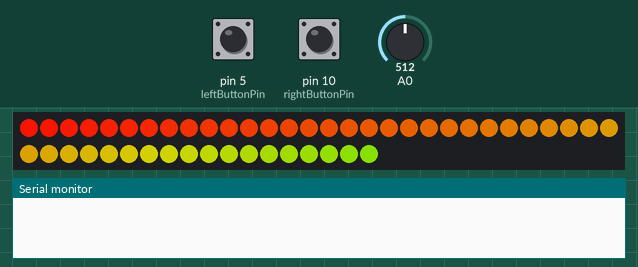
Simulated run of this sketch. Board: Arduino Uno, built with avr-gcc and run on an emulated ATmega328P. On the bench: 48 RGB LEDs in strip order, left to right, continuing on the next row, the last lines printed to the serial monitor. Inputs (shaded band) come from the test bench; at power-on: pin 5 (leftButtonPin) HIGH, pin 10 (rightButtonPin) HIGH, A0 = 512. Dim RGB values are drawn brighter than linear.

Above: at 1.2 s.
1.3 s: pin 5 (leftButtonPin) pulled LOW for 1 s
At 2.7 s:
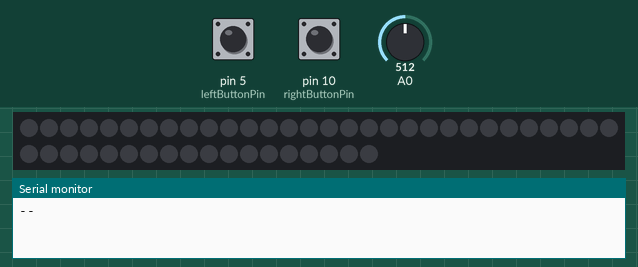
3.8 s: pin 10 (rightButtonPin) pulled LOW for 0.15 s
At 4.42 s:
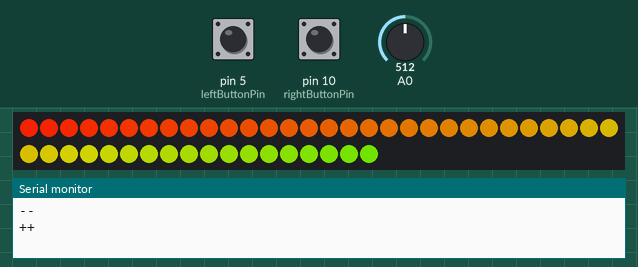
4.5 s: pin 10 (rightButtonPin) pulled LOW for 1 s
At 5.3 s:
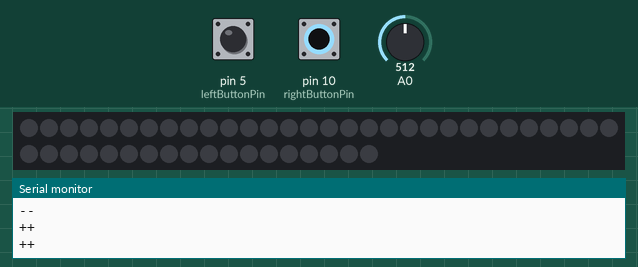
7.0 s: A0 set to 716
At 7.13 s:
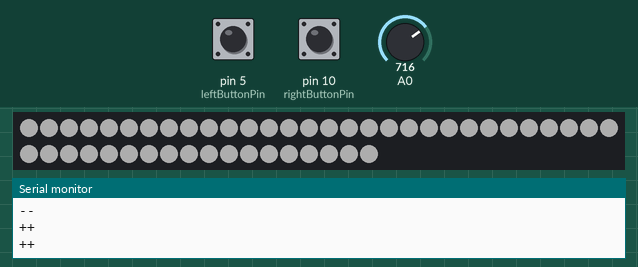
8.6 s: pin 5 (leftButtonPin) pulled LOW for 0.15 s
At 8.8 s:
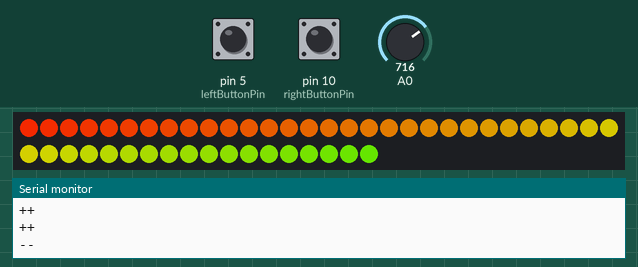
9.3 s: pin 5 (leftButtonPin) pulled LOW for 3.2 s
At 10.5 s:
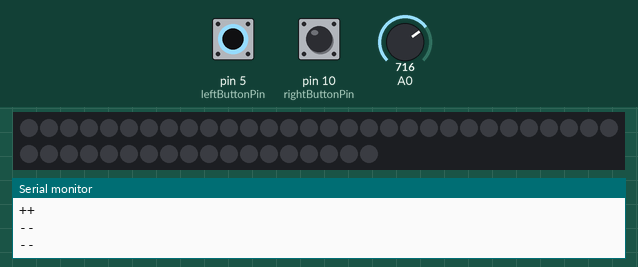
Timing chart, 0 to 12.3 s (numbered marks = the images above; inputs shaded):
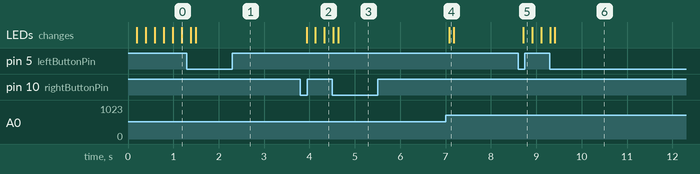

The sketch:

V2.ino
```cpp
//Neopixel stuff ----------------------------------------
#include <Adafruit_NeoPixel.h>
#ifdef __AVR__
#include <avr/power.h>
#endif

// Which pin on the Arduino is connected to the NeoPixels?
// On a Trinket or Gemma we suggest changing this to 1
#define PIN            6

// How many NeoPixels are attached to the Arduino?
#define NUMPIXELS      48

Adafruit_NeoPixel pixels = Adafruit_NeoPixel(NUMPIXELS, PIN, NEO_GRB + NEO_KHZ800);

//Neopixel stuff ends here----------------------------------------


//Button and switch stuff ----------------------------------------
const int leftButtonPin = 5;
const int rightButtonPin = 10;
int leftButtonCounter = 0;
bool prevLeftButtonPressed = false;

int rightButtonCounter = 0;
bool prevRightButtonPressed = false;

bool LEDOn = true;

const int interruptPin = 0;
const int switchPin = 11;

int animationMode = 3;

//Button and switch stuff ends here----------------------------------------

//rainbow animation----------------------------------------

unsigned long previousMillis = 0;        // will store last time LED was updated
const long interval = 20;           // interval at which to blink (milliseconds)
long rainbowCounter = 0;

int animationThreashold = 8;
int animationCounter = 0;
int prevAnimationMode = 0;
//rainbow animation ends here----------------------------------------

//microphone stuff----------------------------------------
const int sampleWindow = 100; // Sample window width in mS (250 mS = 4Hz)
unsigned int knock;
int micBrightness;
//microphone stuff ends here----------------------------------------
void setup() {
  Serial.begin(9600);
  pixels.begin();
  pinMode(leftButtonPin, INPUT_PULLUP);
  pinMode(rightButtonPin, INPUT_PULLUP);
  pinMode(switchPin, INPUT_PULLUP);
  attachInterrupt(digitalPinToInterrupt(switchPin), powerSwitch, CHANGE);

}

void loop() {
  if (LEDOn) {
    sampleMic();
    //check the switch
    //  bool slideSwitch = CircuitPlayground.slideSwitch();

    //check the button
    bool leftButtonPressed = digitalRead(leftButtonPin);
    bool rightButtonPressed = digitalRead(rightButtonPin);
    leftButtonPressed = !leftButtonPressed;
    rightButtonPressed = !rightButtonPressed;

    if (leftButtonPressed ) {
      if (!prevLeftButtonPressed) {
        //leftButtonCounter++;
        animationMode --;
        Serial.println("--");
      }
    }


    if (rightButtonPressed ) {
      if (!prevRightButtonPressed) {
        //rightButtonCounter++;
        animationMode++;
        Serial.println("++");
      }
    }

    prevLeftButtonPressed = leftButtonPressed;
    prevRightButtonPressed = rightButtonPressed;


    if (animationMode > 3) {
      animationMode = 1;
    } else if (animationMode < 1) {
      animationMode = 3;
    }

    if (animationMode == 1) {
      whiteVolumeMode();
    } else if (animationMode == 2) {
      whiteVolumeMode();
    } else if (animationMode == 3) {
      rainbowMode();
    } else {
    }
  } else {
    for (int i = 0; i < pixels.numPixels(); i++) {
      pixels.setPixelColor(i, 0, 0, 0);
    }
    pixels.show();
  }
}

void powerSwitch() {
  LEDOn = digitalRead(switchPin);
  Serial.println(LEDOn);
}
void sampleMic() {
  unsigned long start = millis(); // Start of sample window
  unsigned int peakToPeak = 0;   // peak-to-peak level

  unsigned int signalMax = 0;
  unsigned int signalMin = 1024;

  // collect data for 250 miliseconds
  while (millis() - start < sampleWindow)
  {
    knock = analogRead(0);
    if (knock < 1024)  //This is the max of the 10-bit ADC so this loop will include all readings
    {
      if (knock > signalMax)
      {
        signalMax = knock;  // save just the max levels
      }
      else if (knock < signalMin)
      {
        signalMin = knock;  // save just the min levels
      }
    }
  }
  peakToPeak = signalMax - signalMin;  // max - min = peak-peak amplitude
  micBrightness = (peakToPeak * 256) / 1024;  // convert to brightness
}

void whiteVolumeMode() {
  for (int i = 0; i < pixels.numPixels(); i++) {
    pixels.setPixelColor(i, micBrightness, micBrightness, micBrightness);
  }
  pixels.show();

}

void rainbowMode() {
  rainbowCounter++;
  if (rainbowCounter == 256) {
    rainbowCounter = 0;
  }
  rainbow();
}


void rainbow() {
  uint16_t i, j;
  unsigned long currentMillis = millis();

  //  for (j = 0; j < 256; j++) {
  for (i = 0; i < pixels.numPixels(); i++) {
    //if (currentMillis - previousMillis >= interval) {
    pixels.setPixelColor(i, Wheel((i + rainbowCounter) & 255));
    //}
    pixels.show();
  }
  //  }
}


// Input a value 0 to 255 to get a color value.
// The colours are a transition r - g - b - back to r.
uint32_t Wheel(byte WheelPos) {
  WheelPos = 255 - WheelPos;
  if (WheelPos < 85) {
    return pixels.Color(255 - WheelPos * 3, 0, WheelPos * 3);
  }
  if (WheelPos < 170) {
    WheelPos -= 85;
    return pixels.Color(0, WheelPos * 3, 255 - WheelPos * 3);
  }
  WheelPos -= 170;
  return pixels.Color(WheelPos * 3, 255 - WheelPos * 3, 0);
}
```

Measured:
- after the input at 1.3 s, the LEDs: first differ from a run without the input after 0.19 s (image 1)
- after the input at 3.8 s, the LEDs: first change after 0.14 s (image 2 shows a later state)
- after the input at 4.5 s, the LEDs: first differ from a run without the input after 0.13 s (image 3)
- after the input at 7.0 s, the LEDs: change after 0.08 s (image 4)
- after the input at 8.6 s, the LEDs: change after 0.11 s (image 5)
- after the input at 9.3 s, the LEDs: first differ from a run without the input after 0.11 s (image 6)
